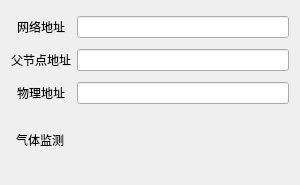
<?xml version="1.0" encoding="UTF-8"?>
<ui version="4.0">
 <class>Gas</class>
 <widget class="QWidget" name="Gas">
  <property name="geometry">
   <rect>
    <x>0</x>
    <y>0</y>
    <width>300</width>
    <height>185</height>
   </rect>
  </property>
  <property name="windowTitle">
   <string>瓦斯传感器状态</string>
  </property>
  <layout class="QGridLayout" name="gridLayout">
   <item row="0" column="0">
    <widget class="QLabel" name="label_2">
     <property name="text">
      <string>网络地址</string>
     </property>
     <property name="alignment">
      <set>Qt::AlignCenter</set>
     </property>
    </widget>
   </item>
   <item row="0" column="1">
    <widget class="QLineEdit" name="nwkAddrEdit"/>
   </item>
   <item row="1" column="0">
    <widget class="QLabel" name="label_3">
     <property name="text">
      <string>父节点地址</string>
     </property>
     <property name="alignment">
      <set>Qt::AlignCenter</set>
     </property>
    </widget>
   </item>
   <item row="1" column="1">
    <widget class="QLineEdit" name="parAddrEdit"/>
   </item>
   <item row="2" column="0">
    <widget class="QLabel" name="label_4">
     <property name="text">
      <string>物理地址</string>
     </property>
     <property name="alignment">
      <set>Qt::AlignCenter</set>
     </property>
    </widget>
   </item>
   <item row="2" column="1">
    <widget class="QLineEdit" name="hwAddrEdit"/>
   </item>
   <item row="3" column="0" colspan="2">
    <layout class="QHBoxLayout" name="horizontalLayout">
     <item>
      <spacer name="horizontalSpacer">
       <property name="orientation">
        <enum>Qt::Horizontal</enum>
       </property>
       <property name="sizeType">
        <enum>QSizePolicy::Fixed</enum>
       </property>
       <property name="sizeHint" stdset="0">
        <size>
         <width>5</width>
         <height>20</height>
        </size>
       </property>
      </spacer>
     </item>
     <item>
      <widget class="QLabel" name="label_5">
       <property name="sizePolicy">
        <sizepolicy hsizetype="Fixed" vsizetype="Fixed">
         <horstretch>0</horstretch>
         <verstretch>0</verstretch>
        </sizepolicy>
       </property>
       <property name="maximumSize">
        <size>
         <width>70</width>
         <height>50</height>
        </size>
       </property>
       <property name="text">
        <string>气体监测</string>
       </property>
       <property name="alignment">
        <set>Qt::AlignCenter</set>
       </property>
      </widget>
     </item>
     <item>
      <spacer name="horizontalSpacer_2">
       <property name="orientation">
        <enum>Qt::Horizontal</enum>
       </property>
       <property name="sizeType">
        <enum>QSizePolicy::Expanding</enum>
       </property>
       <property name="sizeHint" stdset="0">
        <size>
         <width>50</width>
         <height>20</height>
        </size>
       </property>
      </spacer>
     </item>
     <item>
      <widget class="QLabel" name="labelPic">
       <property name="sizePolicy">
        <sizepolicy hsizetype="Fixed" vsizetype="Fixed">
         <horstretch>0</horstretch>
         <verstretch>0</verstretch>
        </sizepolicy>
       </property>
       <property name="maximumSize">
        <size>
         <width>50</width>
         <height>50</height>
        </size>
       </property>
       <property name="text">
        <string/>
       </property>
      </widget>
     </item>
     <item>
      <spacer name="horizontalSpacer_3">
       <property name="orientation">
        <enum>Qt::Horizontal</enum>
       </property>
       <property name="sizeType">
        <enum>QSizePolicy::Expanding</enum>
       </property>
       <property name="sizeHint" stdset="0">
        <size>
         <width>40</width>
         <height>20</height>
        </size>
       </property>
      </spacer>
     </item>
    </layout>
   </item>
  </layout>
 </widget>
 <resources/>
 <connections/>
</ui>
